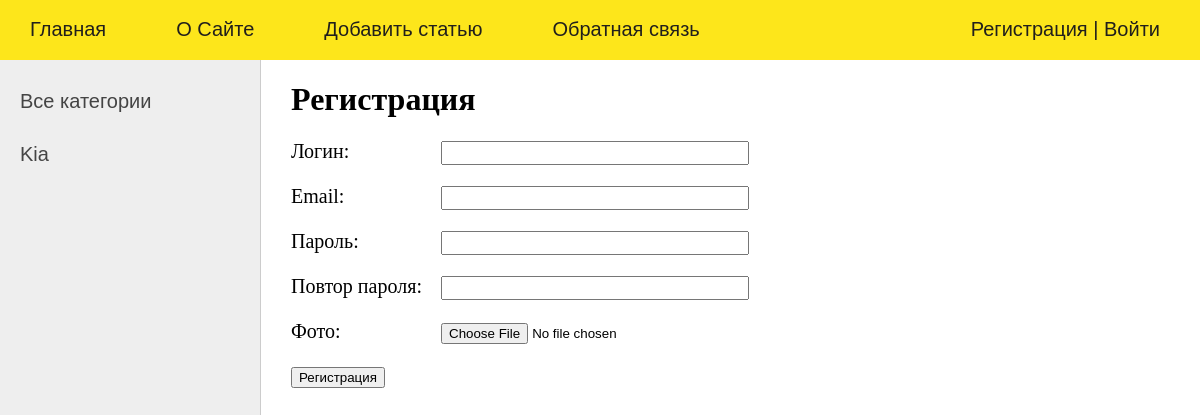
Page /register/ on the earlier database version.
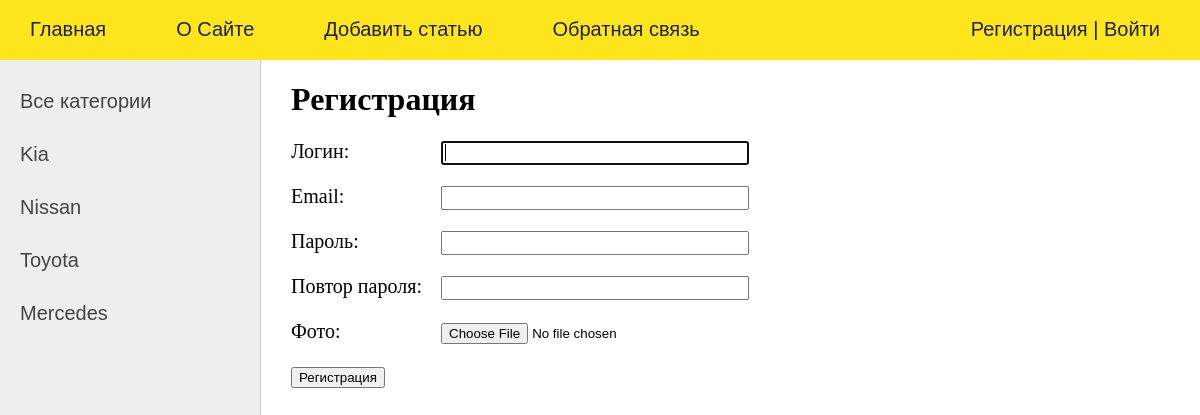
Same page on the later database version.
### cars/models.py (models this page shows, shortened)
class Brands(models.Model):
    name = models.CharField(max_length=30, db_index=True)
    slug = models.SlugField(max_length=255, unique=True, db_index=True, verbose_name="URL")
    def get_absolute_url(self):
        return reverse('brand', kwargs={'brand_slug':self.slug})

### cars/views.py (the view, shortened to what this page needs)
# urls.py: path('register/', RegisterUser.as_view(), name='register'),
class RegisterUser(DataMixin, CreateView):
    form_class = RegisterUserForm
    template_name = 'cars/register.html'
    success_url = reverse_lazy('login')
    def get_context_data(self, *, object_list=None, **kwargs):
        context = super().get_context_data(**kwargs)
        c_def = self.get_user_context(title="Регистрация")
        return dict(list(context.items()) + list(c_def.items()))

### cars/forms.py
class RegisterUserForm(UserCreationForm):
    username = forms.CharField(label='Логин', widget=forms.TextInput(attrs={'class': 'form-input'}))
    email = forms.EmailField(label='Email', widget=forms.TextInput(attrs={'class': 'form-input'}))
    password1 = forms.CharField(label='Пароль', widget=forms.PasswordInput(attrs={'class': 'form-input'}))
    password2 = forms.CharField(label='Повтор пароля', widget=forms.PasswordInput(attrs={'class': 'form-input'}))
    photo = forms.ImageField(label='Фото', required=False)
    class Meta:
        model = CustomUser
        fields = ('username', 'email', 'password1', 'password2', 'photo')

### cars/utils.py (called while the page is built)
    def get_user_context(self, **kwargs):
        context = kwargs
        brands = Brands.objects.all()
        context['menu'] = menu
        context['brands'] = brands
        if 'brand_selected' not in kwargs:
            context['brand_selected'] = 0
        return context

### cars/templates/cars/register.html (shortened to what this page needs)
{% extends 'cars/base.html' %}
{% block content %}
<h1>{{title}}</h1>
<form method="post">
    {% for f in form %}
        <p><label class="form-label" for="{{ f.id_label }}">{{ f.label}}: </label>{{ f }}</p>
    {% endfor %}
    <button type="submit">Регистрация</button>
</form>
{% endblock %}

### cars/templates/cars/base.html (shortened to what this page needs)
{% load static %}
<!DOCTYPE html>
<html>
<head>
	<link type="text/css" href="{% static 'cars/css/styles.css' %}" rel="stylesheet" />
</head>
<body>
{% block mainmenu %}
		<header>
			<ul id="mainmenu" class="mainmenu">
			<li><a href="{% url 'home' %}"><div class="home">Главная</div></a></li>
{% for m in menu %}
			<li><a href="{% url m.url_name %}">{{m.title}}</a></li>
{% endfor %}
{% if request.user.is_authenticated %}
			<li class="last"><a href="{{user.get_absolute_url}}">{{user.username}}</a> | <a href="{% url 'logout' %}">Выйти</a></li>
{% else %}
			<li class="last"><a href="{% url 'register' %}">Регистрация</a> | <a href="{% url 'login' %}">Войти</a></li>
{% endif %}
			</ul>
		</header>
{% endblock mainmenu %}
<div class="container">
<div  valign="top" class="left-chapters">
	<ul id="leftchapters">
{% if cat_selected == 0 %}
		<li class="selected">Все категории</li>
{% else %}
		<li><a href="{% url 'home' %}">Все категории</a>
			{% for b in brands %}
				{% if b.pk == cat_selected %}
					<li class="selected">{{b.name}}</li>
				{% else %}
					<li><a href="{{ b.get_absolute_url }}">{{b.name}}</a></li>
				{% endif %}
			{% endfor %}
		</li>
{% endif %}
	</ul>
</div>
	<div class="content-text">
{% block content %}
{% endblock %}
	</div>
</div>
</body>
</html>

Differences in the rows shown:
added Brands: name "Nissan"
added Brands: name "Toyota"
added Brands: name "Mercedes"
